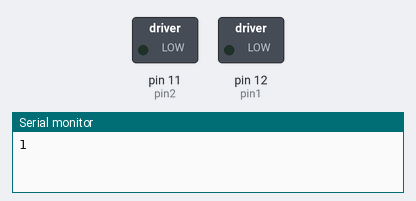
Bench run of a sketch on a simulated Arduino Uno, built with avr-gcc and run on an emulated ATmega328P. Shown: switched loads named in the sketch (green lamp = pin HIGH), the last lines printed to the serial monitor. Dashed ring = blinking.

Above: at 0.5 s.
At 3.5 s:
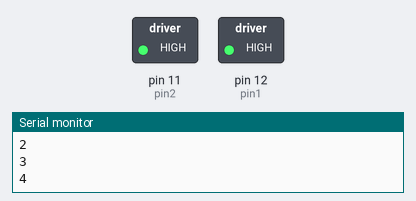
Timing chart, 0 to 5.2 s (numbered marks = the images above):
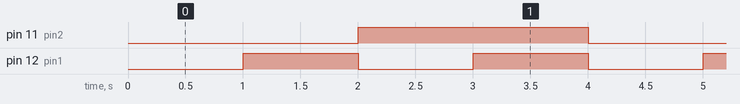

The sketch:

x_with_ic.ino
```cpp
int speed = 1000;
int pin1 = 12;
int pin2 = 11;
void setup()
{
  // put your setup code here, to run once:
pinMode(pin1, OUTPUT);
pinMode(pin2, OUTPUT);
Serial.begin(9600);
}

void loop()
{
//    digitalWrite(pin1, LOW);
//    digitalWrite(pin2, HIGH);
    motor_forward();
    motor_backward();
}


void motor_forward()
{
  for(int i=0; i < 500; i++)
  {
    Serial.println("1");
    digitalWrite(pin1, LOW);
    digitalWrite(pin2, LOW);
    delay(speed);

    Serial.println("2");
    digitalWrite(pin1, HIGH);
    digitalWrite(pin2, LOW);
    delay(speed);

    Serial.println("3");
    digitalWrite(pin1, LOW);
    digitalWrite(pin2, HIGH);
    delay(speed);

    Serial.println("4");
    digitalWrite(pin1, HIGH);
    digitalWrite(pin2, HIGH);
    delay(speed);
  }
}

void motor_backward()
{
  for(int i=0; i < 500; i++)
  {
    digitalWrite(pin1, HIGH);
    digitalWrite(pin2, HIGH);
    delay(speed);

    digitalWrite(pin1, LOW);
    digitalWrite(pin2, HIGH);
    delay(speed);

    digitalWrite(pin1, HIGH);
    digitalWrite(pin2, LOW);
    delay(speed);

    digitalWrite(pin1, LOW);
    digitalWrite(pin2, LOW);
    delay(speed);
  }
}
```

Measured:
- by itself, pin 11 (pin2): alternates HIGH for 2.0 s and LOW for 2.0 s
- by itself, pin 12 (pin1): alternates HIGH for 1.0 s and LOW for 1.0 s
- by itself, everything shown: repeats every 4.0 s, in 4 steps
